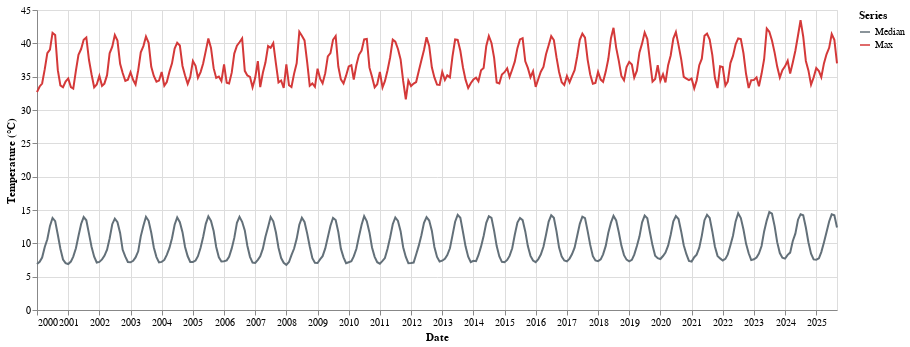

Source (notebook cell):
### Code cell
# First graph
def temp_time_series (df):
    """
    Time series graph with min, mean and max temperature
    """
    chart = alt.Chart(df)
    base = chart.encode(x=alt.X("date:T", title="Date"))
    # I asked AI how to add the legend and use the two series efficiently, suggested transform_calculate
    line_median = (
        base.mark_line()
        .transform_calculate(series='"Median"')
        .encode(
            y=alt.Y("t2m_median_c_avg:Q", title="Temperature (°C)"),
            color=alt.Color(
                "series:N",
                scale=alt.Scale(domain=["Median","Max"], range=["#637079","#d43939"]),
                legend=alt.Legend(title="Series")
            )
        )
    )
    line_max = (
        base.mark_line()
        .transform_calculate(series='"Max"')
        .encode(y="t2m_max_c:Q", color="series:N")
    )

    return alt.layer(line_median, line_max).properties(width=800, height=300)

temp_time_series(montly_temp_agg)

### Figure 1 — Vega specification as saved in the notebook (floating-point values rounded to 4 significant figures; data arrays with more than 128 entries replaced by an {"elided": "..."} marker saying what was removed)
{"$schema": "https://vega.github.io/schema/vega/v5.json", "data": [{"name": "source_0"}, {"name": "data_0", "values": {"elided": "309 records"}, "transform": [{"type": "formula", "expr": "toDate(datum['date'])", "as": "date"}]}, {"name": "data_1", "values": {"elided": "309 records"}, "transform": [{"type": "formula", "expr": "toDate(datum['date'])", "as": "date"}]}], "marks": [{"type": "group", "name": "layer_0_pathgroup", "from": {"facet": {"data": "data_0", "name": "faceted_path_layer_0_main", "groupby": ["series"]}}, "encode": {"update": {"height": {"field": {"signal": null, "datum": null, "group": "height", "parent": null}}, "width": {"field": {"signal": null, "datum": null, "group": "width", "parent": null}}}}, "marks": [{"type": "line", "name": "layer_0_marks", "from": {"data": "faceted_path_layer_0_main"}, "sort": {"field": "x"}, "encode": {"update": {"defined": {"signal": "isValid(datum[\"date\"]) && isFinite(+datum[\"date\"]) && isValid(datum[\"t2m_median_c_avg\"]) && isFinite(+datum[\"t2m_median_c_avg\"])"}, "stroke": {"field": "series", "scale": "color"}, "x": {"field": "date", "scale": "x"}, "y": {"field": "t2m_median_c_avg", "scale": "y"}}}, "style": ["line"]}]}, {"type": "group", "name": "layer_1_pathgroup", "from": {"facet": {"data": "data_1", "name": "faceted_path_layer_1_main", "groupby": ["series"]}}, "encode": {"update": {"width": {"field": {"signal": null, "datum": null, "group": "width", "parent": null}}, "height": {"field": {"signal": null, "datum": null, "group": "height", "parent": null}}}}, "marks": [{"type": "line", "name": "layer_1_marks", "from": {"data": "faceted_path_layer_1_main"}, "sort": {"field": "x"}, "encode": {"update": {"x": {"field": "date", "scale": "x"}, "stroke": {"field": "series", "scale": "color"}, "y": {"field": "t2m_max_c", "scale": "y"}, "defined": {"signal": "isValid(datum[\"date\"]) && isFinite(+datum[\"date\"]) && isValid(datum[\"t2m_max_c\"]) && isFinite(+datum[\"t2m_max_c\"])"}}}, "style": ["line"]}]}], "scales": [{"name": "x", "type": "time", "domain": {"fields": [{"data": "data_0", "field": "date"}, {"data": "data_1", "field": "date"}]}, "range": [0, {"signal": "width"}]}, {"name": "y", "type": "linear", "domain": {"fields": [{"data": "data_0", "field": "t2m_median_c_avg"}, {"data": "data_1", "field": "t2m_max_c"}]}, "range": [{"signal": "height"}, 0], "nice": true, "zero": true}, {"name": "color", "type": "ordinal", "domain": ["Median", "Max"], "range": ["#637079", "#d43939"]}], "axes": [{"scale": "x", "zindex": 0, "minExtent": 0, "labels": false, "ticks": false, "orient": "bottom", "maxExtent": 0, "gridScale": "y", "grid": true, "domain": false, "tickCount": {"signal": "ceil(width/40)"}, "aria": false}, {"scale": "y", "aria": false, "grid": true, "domain": false, "labels": false, "gridScale": "x", "maxExtent": 0, "minExtent": 0, "ticks": false, "zindex": 0, "orient": "left", "tickCount": {"signal": "ceil(height/40)"}}, {"scale": "x", "tickCount": {"signal": "ceil(width/40)"}, "zindex": 0, "title": "Date", "orient": "bottom", "labelOverlap": true, "labelFlush": true, "grid": false}, {"scale": "y", "grid": false, "tickCount": {"signal": "ceil(height/40)"}, "zindex": 0, "labelOverlap": true, "title": "Temperature (°C)", "orient": "left"}], "padding": 5, "width": 800, "legends": [{"title": "Series", "stroke": "color", "symbolType": "stroke"}], "background": "white", "style": "cell", "height": 300}
